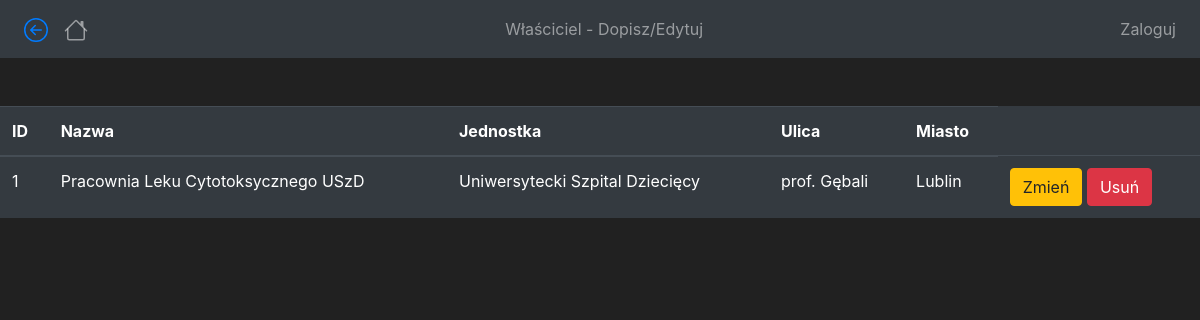
The app's page /slowniki_wlasciciel_edytuj with its own data.
### iszlc/models.py (models this page shows, shortened)
class Owners(db.Model):
    id = db.Column(db.Integer(), primary_key=True)
    nazwa = db.Column(db.String(length=30), nullable=True, unique=False)
    jednostka = db.Column(db.String(length=30), nullable=True, unique=False)
    ulica = db.Column(db.String(length=30), nullable=True, unique=False)
    miasto = db.Column(db.String(length=30), nullable=True, unique=False)

### iszlc/routes.py (the view)
@app.route('/slowniki_wlasciciel_edytuj')
def slowniki_wlasciciel_edytuj_page():
    owner = Owners.query.all()
    return render_template('slowniki/owner-edytuj.html', Owners=owner)

### iszlc/routes.py (called while the page is built)
@app.context_processor
def base():
	form = SearchForm()
	return dict(form=form)

### iszlc/templates/slowniki/owner-edytuj.html (shortened to what this page needs)
{% extends 'base.html' %}
{% block title %}
    Właściciel - Dopisz/Edytuj
{% endblock %}
{% block content %}
<br>
<br>
      <table class="table table-hover table-dark">
          <thead>
              <tr>
                  <th scope="col">ID</th>
                  <th scope="col">Nazwa</th>
                  <th scope="col">Jednostka</th>
                  <th scope="col">Ulica</th>
                  <th scope="col">Miasto</th>
              </tr>
          </thead>
          {% for owner in Owners %}
              <tr>
                  <td>{{ owner.id }}</td>
                  <td>{{ owner.nazwa }}</td>
                  <td>{{ owner.jednostka }}</td>
                  <td>{{ owner.ulica }}</td>
                  <td>{{ owner.miasto }}</td>
                  <td>
                      <button class="btn btn-outline btn-warning">Zmień</button>
                      <a class="btn btn-outline btn-danger"
                      href="#">Usuń</a>
                  </td>
              </tr>
          {% endfor %}
      </table>
{% endblock %}

### iszlc/templates/base.html (style rules this page uses)
body { background-color: #212121; color: white }

### records on screen
Owners: id "1", nazwa "Pracownia Leku Cytotoksycznego USzD", jednostka "Uniwersytecki Szpital Dziecięcy", ulica "prof. Gębali", miasto "Lublin"
